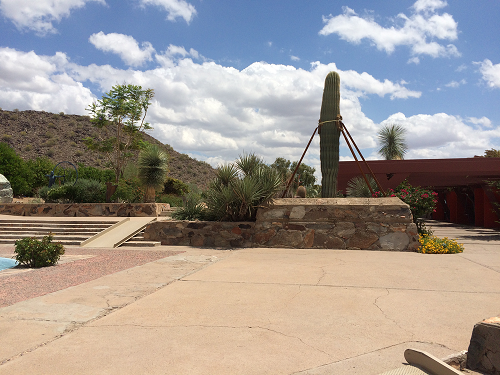
#> input picture assignments/image-stiching/images/left_01.png, 500 x 375 px
$ python main.py --imageA images/left_01.png --imageB images/right_01.png
#> lines starting #> are read from the running program, lines starting #| are printed output that depends on the picture
### assignments/image-stiching/Sticher.py
import numpy as np
import cv2.cv2 as cv

class Sticher:
    '''
    global consts
    '''
    HOM_MIN_NUM = 4
    RATIO = 0.75

    '''
    show image
    '''
    def cv_show(self,name:str,img:np.ndarray)->None:
        cv.imshow(name,img)
        cv.waitKey(0)
        cv.destroyAllWindows()

    '''
    draw matche points and lines
    '''
    def showMatches(self,img1,img2,kp1, kp2, matches):
        img3 = cv.drawMatches(img1, kp1, img2, kp2, matches, None, flags=cv.DrawMatchesFlags_NOT_DRAW_SINGLE_POINTS)
        self.cv_show('match', img3)

    '''
    detect features
    '''
    def detect(self,img:np.ndarray):
        # Initiate SIFT detector
        sift = cv.SIFT_create()
        bimg1 = cv.cvtColor(img,cv.COLOR_BGR2GRAY)

        # find the keypoints and descriptors with SIFT
        kps, des = sift.detectAndCompute(bimg1, None)
        # kps = np.float32([kp.pt for kp in kps])
        return (kps,des)

    '''
    match the key points
    '''
    def match(self, des1, des2):
        # BFMatcher with default params
        bf = cv.BFMatcher()
        matches = bf.knnMatch(des1, des2, k=2)

        # Apply ratio test
        good = []
        for m, n in matches:
            if m.distance < self.RATIO * n.distance:
                good.append(m)
        return good

    '''
    find Homography matrix
    '''
    def findHomography(self,matches,kp1, kp2):
        if len(matches) > self.HOM_MIN_NUM:
            src_pts = np.float32([kp1[m.queryIdx].pt for m in matches]).reshape(-1, 1, 2)
            dst_pts = np.float32([kp2[m.trainIdx].pt for m in matches]).reshape(-1, 1, 2)
            M, mask = cv.findHomography(src_pts, dst_pts, cv.RANSAC, 4.0)

        return M

    '''
    image stiching
    '''
    def imgStich(self,M,img1,img2):
        ret_img = cv.warpPerspective(img1,M,(img1.shape[1]+img2.shape[1],img1.shape[0]))
        ret_img[0:img2.shape[0],0:img2.shape[1]] = img2
        return ret_img

### assignments/image-stiching/main.py
import argparse
from Sticher import Sticher
import cv2.cv2 as cv

if __name__ == '__main__':
    # add arguments by argparse
    ap = argparse.ArgumentParser()
    ap.add_argument('-a', '--imageA', required=True,help='path to input image A')
    ap.add_argument('-b', '--imageB',required=True,help='path to input image B')
    args = vars(ap.parse_args())

    img2 = cv.imread(args['imageA'])
#> img2 is the input picture: shape (375, 500, 3); mean B, G, R 145.3, 151, 158.9
    img1 = cv.imread(args['imageB'])
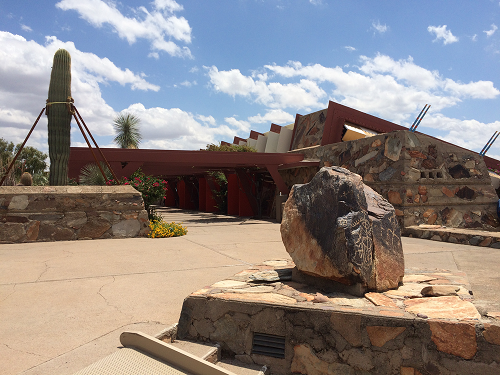
#> input picture assignments/image-stiching/images/right_01.png, 500 x 375 px
#> img1 is the input picture: shape (375, 500, 3); mean B, G, R 133.3, 135, 142.6

    stich = Sticher()

    # detect features
    kp1, des1 = stich.detect(img1)
#> in detect, `bimg1 = cv.cvtColor(img,cv.COLOR_BGR2GRAY)`:
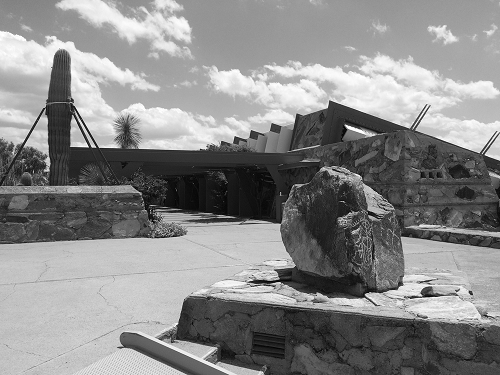
#> bimg1: shape (375, 500); min 0, max 255, mean 137.1
#> in detect, `kps, des = sift.detectAndCompute(bimg1, None)`: kps = 900 keypoints; strongest (x, y, size): (346, 126, 2), (93, 146, 2.7), (470, 293, 2.6), (427, 293, 7.7)
#> kp1 has the same summary as kps in detect
    kp2, des2 = stich.detect(img2)
#> in detect (call 2), `bimg1 = cv.cvtColor(img,cv.COLOR_BGR2GRAY)`:
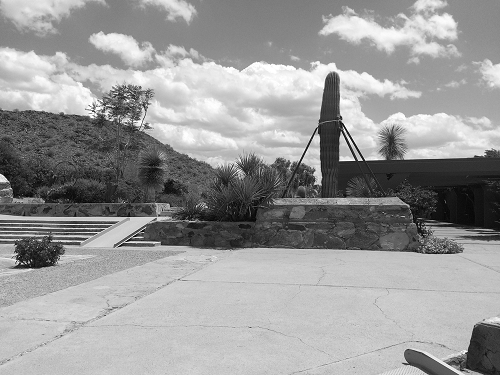
#> bimg1: shape (375, 500); min 0, max 255, mean 152.7
#> in detect (call 2), `kps, des = sift.detectAndCompute(bimg1, None)`: kps = 749 keypoints; strongest (x, y, size): (332, 82, 10.6), (345, 156, 8.4), (317, 139, 4.9), (341, 138, 3.4)
#> kp2 has the same summary as kps in detect

    # match points
    matches = stich.match(des1, des2)
#> in match, `matches = bf.knnMatch(des1, des2, k=2)`: matches = 900 matches
#> after the loop in match, `for m, n in matches:`: good = 149 matches
#> matches = 149 matches

    # show matches
    stich.showMatches(img1,img2,kp1, kp2, matches)
#> in showMatches, `img3 = cv.drawMatches(img1, kp1, img2, kp2, matches, None, flags=cv.Dr..`:
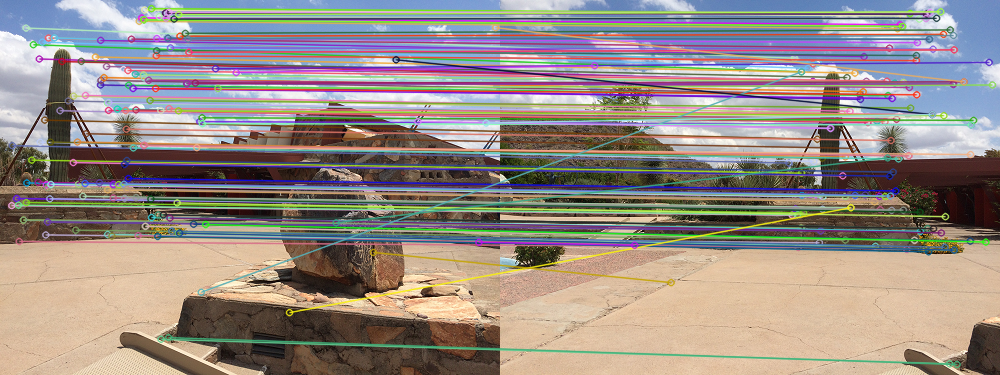
#> img3: shape (375, 1000, 3); mean B, G, R 133.8, 140.4, 151

    # Homography
    M = stich.findHomography(matches,kp1,kp2)
#> in findHomography, `src_pts = np.float32([kp1[m.queryIdx].pt for m in matches]).reshape(-1..`: src_pts = 149 rows, first 8: [11.26, 205.1], [11.84, 145.1], [16.12, 198], [16.12, 198], [18.02, 204.6], [18.73, 241.1], [23.03, 219.5], [23.03, 219.5]
#> in findHomography, `dst_pts = np.float32([kp2[m.trainIdx].pt for m in matches]).reshape(-1..`: dst_pts = 149 rows, first 8: [291.7, 214.8], [288.6, 162.6], [295, 208.6], [295, 208.6], [297.2, 214.3], [297.7, 246.9], [300.6, 227.7], [300.6, 227.7]
#> in findHomography, `M, mask = cv.findHomography(src_pts, dst_pts, cv.RANSAC, 4.0)`: M = [[0.396, 0.0308, 274.9], [-0.237, 0.85, 38.9], [-0.00119, -3.26e-05, 1]]; mask = 149 values, max 1 at index 0, min 0 at index 11, mean 0.866

    # image stiching
    stimg = stich.imgStich(M,img1,img2)
#> in imgStich, `ret_img = cv.warpPerspective(img1,M,(img1.shape[1]+img2.shape[1],img1...`:
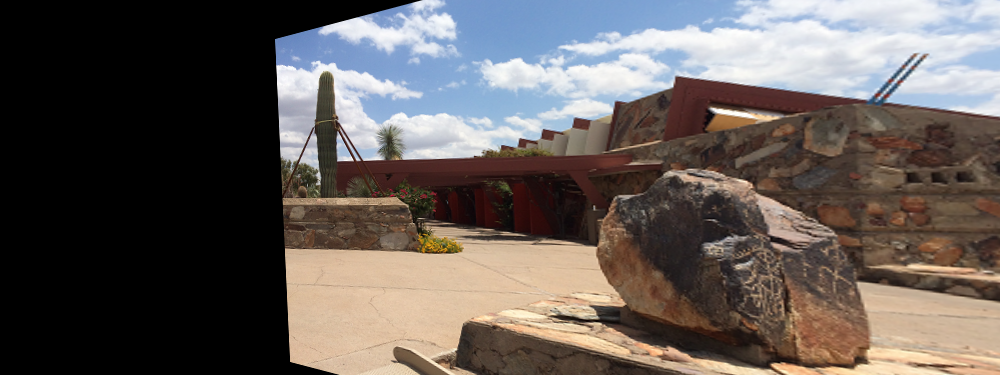
#> ret_img: shape (375, 1000, 3); mean B, G, R 89, 92.4, 99.8
#> in imgStich, `ret_img[0:img2.shape[0],0:img2.shape[1]] = img2`:
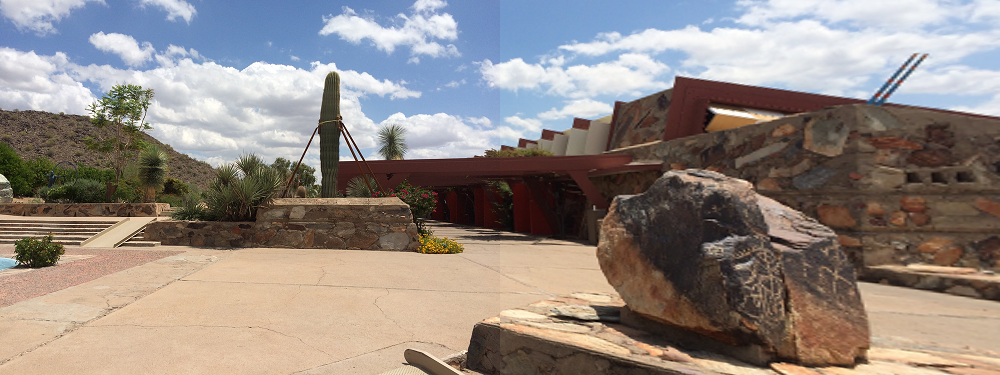
#> ret_img: shape (375, 1000, 3); mean B, G, R 130.8, 136.4, 146.1
    stich.cv_show('stiching image',stimg)
